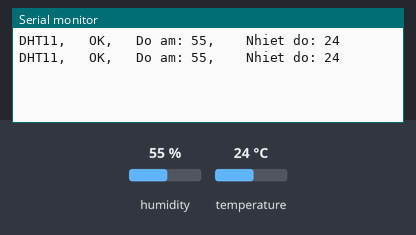
This sketch was run on a simulated Arduino Uno, built with avr-gcc and run on an emulated ATmega328P. On the bench: the last lines printed to the serial monitor. Inputs (shaded band) come from the test bench; at power-on: humidity 55 %, temperature 24 °C.

Above: at 2.3 s.
2.4 s: humidity set to 22 %
At 3.9 s:
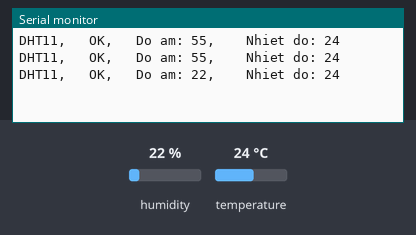
4.5 s: temperature set to 12 °C
At 5.8 s:
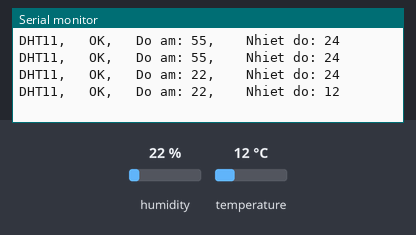
6.6 s: humidity set to 40 %
At 8.9 s:
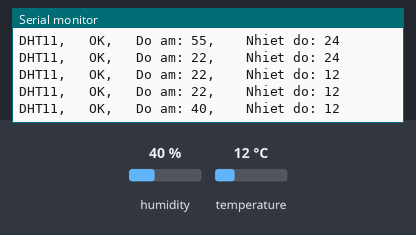
Timing chart, 0 to 10.4 s (numbered marks = the images above; inputs shaded):
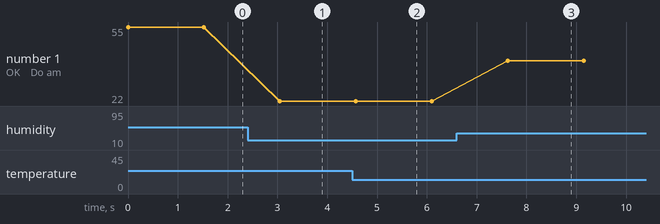

Measured:
- after the input at 2.4 s, the serial monitor: prints a new line after 0.65 s (image 1)
- after the input at 4.5 s, the serial monitor: prints a new line after 0.08 s (image 2)
- after the input at 6.6 s, the serial monitor: prints a new line after 1.0 s (image 3)
- plotted number 1: 55 → 22 after the input at 2.4 s, 22 → 40 after the input at 6.6 s

The sketch:

blt_master_sieuam.ino
```cpp
#include <SoftwareSerial.h>
#include "dht11.h"
#define DHT11_PIN 4
dht11 DHT;

SoftwareSerial HC05_master(2,3); //tx,rx
void setup() {
  Serial.begin(9600);
  HC05_master.begin(38400);
}

void loop() {
  int chk;
  Serial.print("DHT11, \t");
  chk = DHT.read(DHT11_PIN);
  switch(chk) {
    case DHTLIB_OK:
      Serial.print("OK, \t");
      break;
    case DHTLIB_ERROR_CHECKSUM:
      Serial.print("Checksum error, \t");
      break;
    case DHTLIB_ERROR_TIMEOUT:
      Serial.print("Time out error, \t");
      break;
    default:
      Serial.print("Unknown error, \t");
      break;
  }
  Serial.print("Do am: ");
  Serial.print(DHT.humidity, 1);
  Serial.print(", \t Nhiet do: ");
  Serial.print(DHT.temperature, 1);
  Serial.println();

  if(DHT.humidity > 40 && DHT.temperature <= 29){
    HC05_master.println("ff");
  }
  else {
    HC05_master.println("ffffff");
  }
  // else if( distance >=20) {
  //   HC05_master.println("fffffffffffffff");
  // }
  delay(1500);
}
```
